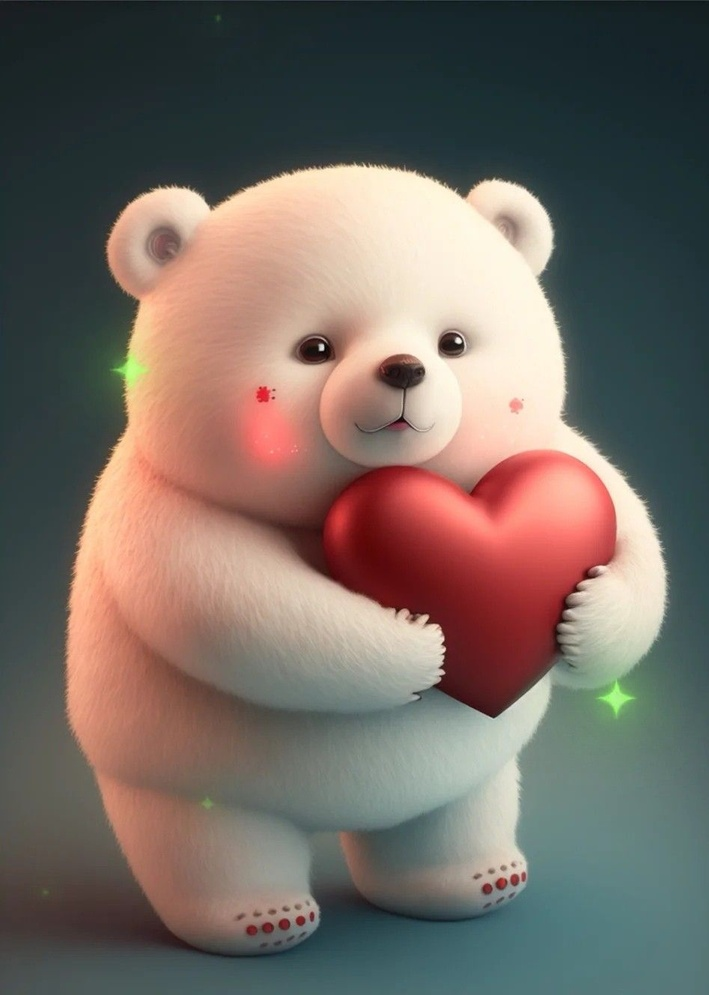
#> input picture test_data/mishka.jpg, 709 x 995 px, shrunk from 947 x 1328 before the run; its folder holds only this picture in this run
$ python ml1_opencv.py
#> lines starting #> are read from the running program, lines starting #| are printed output that depends on the picture
import os
import cv2
import numpy as np
import random
from typing import List, Tuple
from enum import Enum

class Mode(Enum):
    color_black = 1
    cut_images = 2
current_dir = os.getcwd()


def get_image_paths(current_dir : str) -> List[str]:
#> called with current_dir = 'test_data'
    image_paths = []
    for root, dirs, files in os.walk(current_dir):
        for file_name in files:
            extention = os.path.splitext(file_name)[-1]
            if extention in ['.jpg', '.png']:
                image_paths.append(os.path.join(root, file_name))
    return image_paths

def calculate_area_coordinates( divider_h : int, divider_w : int, sub_area_h: int, sub_area_w:int,  row_index : int, col_index : int) -> Tuple[int, int, int, int, int, int, int, int]:
                y_top = row_index * sub_area_h
                y_bottom = (row_index + 1) * sub_area_h
                x_left = col_index * sub_area_w
                x_right = (col_index + 1) * sub_area_w
                center_y = int(np.round((y_top + y_bottom) / 2))
                center_x = int(np.round((x_left + x_right) / 2))
                center_radius_x= sub_area_w // 10
                center_radius_y= sub_area_w // 10

                return y_top, y_bottom, x_left, x_right, center_y, center_x, center_radius_x, center_radius_y
def calculate_image_division(h: int, w: int, divider_h : int = 10, divider_w : int = 6) -> Tuple[int, int]:
    sub_area_h = int(np.round(h / divider_h))
    sub_area_w = int(np.round(w / divider_w))
    return sub_area_h, sub_area_w

def create_cut_subimages(image_path: str, image_name: str, out_path: str, divider_h : int = 10, divider_w : int = 6, ):
#> called with image_path = 'test_data/mishka.jpg', image_name = 'mishka.jpg', out_path = 'out/cut_images/mishka.jpg', divider_h = 10, divider_w = 10
    image = cv2.imread(image_path, 1)
#> image is the input picture: shape (995, 709, 3); mean B, G, R 99.5, 106.8, 117.2
    name_without_extention, extention = os.path.splitext(image_name)
    h, w, c = image.shape
#> h = 995; w = 709; c = 3
    sub_area_h, sub_area_w = calculate_image_division( h, w, divider_h, divider_w)
#> sub_area_h = 100; sub_area_w = 71
    for row_index in range(divider_h):
        for col_index in range(divider_w):
                y_top, y_bottom, x_left, x_right, center_y, center_x, center_radius_x, center_radius_y = calculate_area_coordinates( divider_h, divider_w, sub_area_h, sub_area_w, row_index, col_index)
                x1 = x_left
                y1 = y_top
                x2 = x_right
                y2 = y_bottom
                sub_image = image[
                     y1 : y2,
                     x1 : x2,
                ]
                out_name = f"{name_without_extention}.{x1}.{y1}.{x2}.{y2}{extention}"
                print(f"Saving {out_name}")
                cv2.imwrite(os.path.join(out_path, out_name), sub_image)
#> this loop made 10 passes
#> pass 1, in create_cut_subimages, `cv2.imwrite(os.path.join(out_path, out_name), sub_image)`:
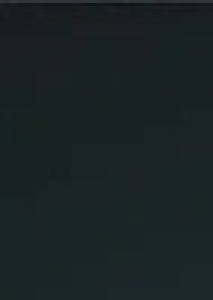
#> saved as mishka.0.0.71.100.jpg: shape (100, 71, 3) (shown 3 times larger); mean B, G, R 36.9, 35.1, 25.6

def get_shahmatka_from_image(image_path : str , divider_h : int = 10, divider_w : int = 6) -> np.ndarray:
    is_color_iamge = 1
    image = cv2.imread(image_path, is_color_iamge)
    if is_color_iamge:
        h, w, c = image.shape
    else:
        h, w = image.shape
    sub_area_h, sub_area_w = calculate_image_division(image, h, w, divider_h, divider_w)
    row_starts_with_black = True
    for row_index in range(divider_h):
        if row_starts_with_black:
            black_index = 0
        else:
            black_index = 1
        for col_index in range(divider_w):
                y_top, y_bottom, x_left, x_right, center_y, center_x, center_radius_x, center_radius_y = calculate_area_coordinates(image, divider_h, divider_w, sub_area_h, sub_area_w, row_index, col_index)
                if black_index % 2 == 0:
                    image[
                        y_top : y_bottom,
                        x_left : x_right,
                    ] *= 0
                image[
                    center_y - center_radius_y : center_y + center_radius_y,
                    center_x - center_radius_x: center_x + center_radius_x,
                ] = (0,0,255)
                black_index += 1
                image = cv2.circle(image, (center_x, center_y), center_radius_x // 2, (160, 10, 45), -1)
        row_starts_with_black = not row_starts_with_black
    return image

def main(mode : Mode = Mode.color_black):
    image_paths = get_image_paths(os.path.join(current_dir, "test_data"))
    for image_path in image_paths:
        #divider_h = random.randint(2, 10)
        #divider_w = random.randint(2, 10)
        divider_h = 10
        divider_w = 10
        image_name = os.path.basename(image_path)
        print(f"Processing {image_name}")
        if mode == Mode.color_black:
            new_image = get_shahmatka_from_image(image_path, divider_h, divider_w )
            out_dir = os.path.join(current_dir, "out")
            out_path = os.path.join(out_dir, 'shhmatka_' + image_name)
            if not os.path.exists(out_dir):
                os.makedirs(out_dir, exist_ok=True)
            cv2.imwrite(out_path, new_image)
            print(f"Saved to {out_path}")
        elif mode == Mode.cut_images:
            out_dir = os.path.join(current_dir, "out", "cut_images", image_name)
            if not os.path.exists(out_dir):
                os.makedirs(out_dir, exist_ok=True)
            create_cut_subimages(image_path, image_name, out_dir, divider_h, divider_w )
if __name__ == "__main__":
    main(Mode.cut_images)

$ run again, on test_data/ochen-smeshnye-foto-kartinki-na-zastavku-1.jpg
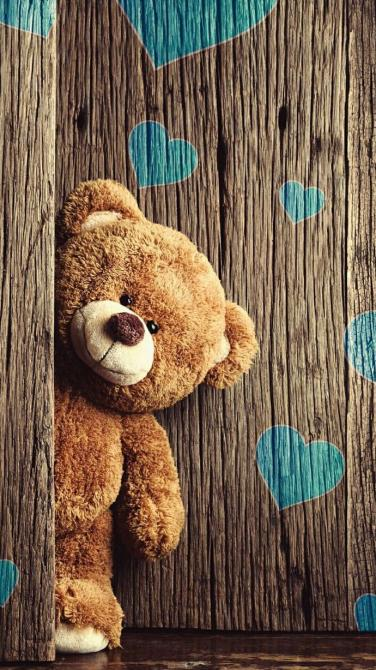
#> input picture test_data/ochen-smeshnye-foto-kartinki-na-zastavku-1.jpg, 376 x 670 px
#> in create_cut_subimages, image is the input picture: shape (670, 376, 3); mean B, G, R 77.5, 97, 117.5
#> the loop in create_cut_subimages, `for row_index in range(divider_h):` made 10 passes
#> pass 1, in create_cut_subimages, `cv2.imwrite(os.path.join(out_path, out_name), sub_image)`:
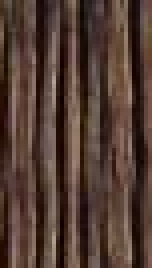
#> saved as ochen-smeshnye-foto-kartinki-na-zastavku-1.76.0.114.67.jpg: shape (67, 38, 3) (shown 4 times larger); mean B, G, R 51.4, 60.5, 82.4
#> pass 1, in create_cut_subimages, `cv2.imwrite(os.path.join(out_path, out_name), sub_image)`:
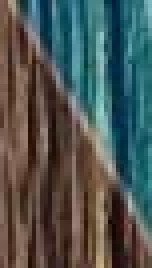
#> saved as ochen-smeshnye-foto-kartinki-na-zastavku-1.114.0.152.67.jpg: shape (67, 38, 3) (shown 4 times larger); mean B, G, R 82.4, 85.3, 76.8
